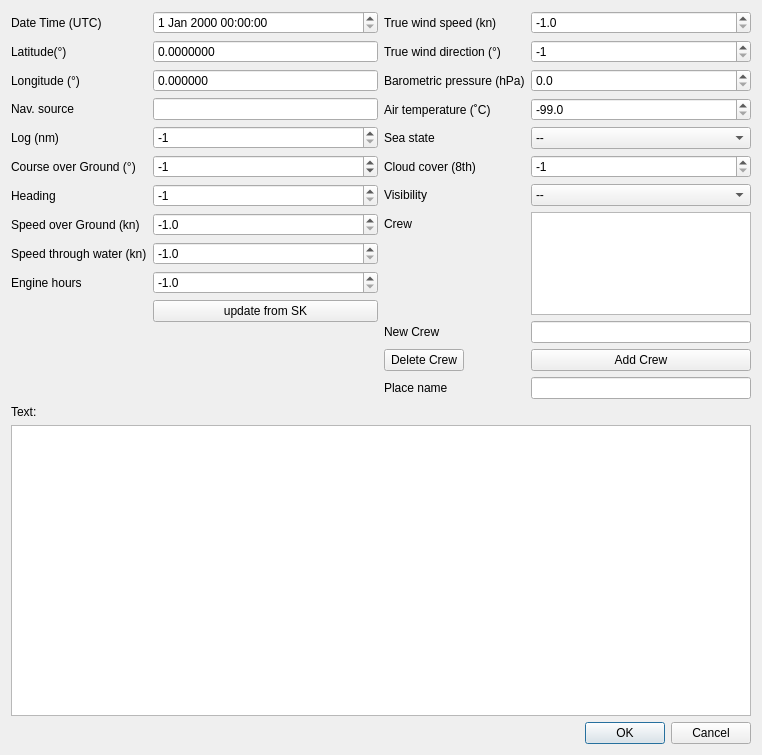
<?xml version="1.0" encoding="UTF-8"?>
<ui version="4.0">
 <class>EditDialog</class>
 <widget class="QDialog" name="EditDialog">
  <property name="geometry">
   <rect>
    <x>0</x>
    <y>0</y>
    <width>762</width>
    <height>755</height>
   </rect>
  </property>
  <property name="windowTitle">
   <string>Dialog</string>
  </property>
  <layout class="QVBoxLayout" name="verticalLayout">
   <item>
    <layout class="QHBoxLayout" name="horizontalLayout">
     <item>
      <layout class="QFormLayout" name="formLayout">
       <item row="0" column="0">
        <widget class="QLabel" name="label">
         <property name="text">
          <string>Date Time (UTC)</string>
         </property>
        </widget>
       </item>
       <item row="0" column="1">
        <widget class="QDateTimeEdit" name="dateTimeEdit">
         <property name="timeSpec">
          <enum>Qt::TimeSpec::LocalTime</enum>
         </property>
        </widget>
       </item>
       <item row="1" column="0">
        <widget class="QLabel" name="label_4">
         <property name="text">
          <string>Latitude(°)</string>
         </property>
        </widget>
       </item>
       <item row="1" column="1">
        <widget class="QDoubleSpinBox" name="latEdit">
         <property name="buttonSymbols">
          <enum>QAbstractSpinBox::ButtonSymbols::NoButtons</enum>
         </property>
         <property name="decimals">
          <number>7</number>
         </property>
         <property name="minimum">
          <double>-90.000000000000000</double>
         </property>
         <property name="maximum">
          <double>90.000000000000000</double>
         </property>
        </widget>
       </item>
       <item row="2" column="0">
        <widget class="QLabel" name="label_3">
         <property name="text">
          <string>Longitude (°)</string>
         </property>
        </widget>
       </item>
       <item row="2" column="1">
        <widget class="QDoubleSpinBox" name="lonEdit">
         <property name="buttonSymbols">
          <enum>QAbstractSpinBox::ButtonSymbols::NoButtons</enum>
         </property>
         <property name="decimals">
          <number>6</number>
         </property>
         <property name="minimum">
          <double>-180.000000000000000</double>
         </property>
         <property name="maximum">
          <double>180.000000000000000</double>
         </property>
        </widget>
       </item>
       <item row="3" column="0">
        <widget class="QLabel" name="label_19">
         <property name="text">
          <string>Nav. source</string>
         </property>
        </widget>
       </item>
       <item row="3" column="1">
        <widget class="QLineEdit" name="sourceEdit"/>
       </item>
       <item row="4" column="0">
        <widget class="QLabel" name="label_5">
         <property name="text">
          <string>Log (nm)</string>
         </property>
        </widget>
       </item>
       <item row="4" column="1">
        <widget class="QSpinBox" name="logEdit">
         <property name="buttonSymbols">
          <enum>QAbstractSpinBox::ButtonSymbols::UpDownArrows</enum>
         </property>
         <property name="minimum">
          <number>-1</number>
         </property>
         <property name="maximum">
          <number>10000000</number>
         </property>
         <property name="value">
          <number>-1</number>
         </property>
        </widget>
       </item>
       <item row="5" column="0">
        <widget class="QLabel" name="label_7">
         <property name="text">
          <string>Course over Ground (°)</string>
         </property>
        </widget>
       </item>
       <item row="5" column="1">
        <widget class="QSpinBox" name="cogEdit">
         <property name="wrapping">
          <bool>true</bool>
         </property>
         <property name="buttonSymbols">
          <enum>QAbstractSpinBox::ButtonSymbols::UpDownArrows</enum>
         </property>
         <property name="minimum">
          <number>-1</number>
         </property>
         <property name="maximum">
          <number>359</number>
         </property>
         <property name="value">
          <number>-1</number>
         </property>
        </widget>
       </item>
       <item row="6" column="0">
        <widget class="QLabel" name="label_15">
         <property name="text">
          <string>Heading</string>
         </property>
        </widget>
       </item>
       <item row="6" column="1">
        <widget class="QSpinBox" name="headingEdit">
         <property name="buttonSymbols">
          <enum>QAbstractSpinBox::ButtonSymbols::UpDownArrows</enum>
         </property>
         <property name="minimum">
          <number>-1</number>
         </property>
         <property name="maximum">
          <number>359</number>
         </property>
         <property name="value">
          <number>-1</number>
         </property>
        </widget>
       </item>
       <item row="7" column="0">
        <widget class="QLabel" name="label_2">
         <property name="text">
          <string>Speed over Ground (kn)</string>
         </property>
        </widget>
       </item>
       <item row="7" column="1">
        <widget class="QDoubleSpinBox" name="sogEdit">
         <property name="decimals">
          <number>1</number>
         </property>
         <property name="minimum">
          <double>-1.000000000000000</double>
         </property>
         <property name="singleStep">
          <double>0.100000000000000</double>
         </property>
         <property name="value">
          <double>-1.000000000000000</double>
         </property>
        </widget>
       </item>
       <item row="8" column="0">
        <widget class="QLabel" name="label_8">
         <property name="text">
          <string>Speed through water (kn)</string>
         </property>
        </widget>
       </item>
       <item row="8" column="1">
        <widget class="QDoubleSpinBox" name="stwEdit">
         <property name="decimals">
          <number>1</number>
         </property>
         <property name="minimum">
          <double>-1.000000000000000</double>
         </property>
         <property name="singleStep">
          <double>0.100000000000000</double>
         </property>
         <property name="value">
          <double>-1.000000000000000</double>
         </property>
        </widget>
       </item>
       <item row="9" column="0">
        <widget class="QLabel" name="label_6">
         <property name="text">
          <string>Engine hours</string>
         </property>
        </widget>
       </item>
       <item row="9" column="1">
        <widget class="QDoubleSpinBox" name="engineEdit">
         <property name="decimals">
          <number>1</number>
         </property>
         <property name="minimum">
          <double>-1.000000000000000</double>
         </property>
         <property name="maximum">
          <double>1000000.000000000000000</double>
         </property>
         <property name="value">
          <double>-1.000000000000000</double>
         </property>
        </widget>
       </item>
       <item row="10" column="1">
        <widget class="QPushButton" name="updateButton">
         <property name="text">
          <string>update from SK</string>
         </property>
        </widget>
       </item>
      </layout>
     </item>
     <item>
      <layout class="QFormLayout" name="formLayout_2">
       <item row="0" column="0">
        <widget class="QLabel" name="label_10">
         <property name="text">
          <string>True wind speed (kn)</string>
         </property>
        </widget>
       </item>
       <item row="0" column="1">
        <widget class="QDoubleSpinBox" name="twsEdit">
         <property name="toolTip">
          <string>TWS in Knots</string>
         </property>
         <property name="toolTipDuration">
          <number>3000</number>
         </property>
         <property name="accessibleDescription">
          <string/>
         </property>
         <property name="layoutDirection">
          <enum>Qt::LayoutDirection::LeftToRight</enum>
         </property>
         <property name="buttonSymbols">
          <enum>QAbstractSpinBox::ButtonSymbols::UpDownArrows</enum>
         </property>
         <property name="specialValueText">
          <string/>
         </property>
         <property name="decimals">
          <number>1</number>
         </property>
         <property name="minimum">
          <double>-1.000000000000000</double>
         </property>
         <property name="singleStep">
          <double>0.100000000000000</double>
         </property>
         <property name="value">
          <double>-1.000000000000000</double>
         </property>
        </widget>
       </item>
       <item row="1" column="0">
        <widget class="QLabel" name="label_11">
         <property name="text">
          <string>True wind direction (°)</string>
         </property>
        </widget>
       </item>
       <item row="1" column="1">
        <widget class="QSpinBox" name="twdEdit">
         <property name="cursor">
          <cursorShape>ArrowCursor</cursorShape>
         </property>
         <property name="minimum">
          <number>-1</number>
         </property>
         <property name="maximum">
          <number>359</number>
         </property>
         <property name="value">
          <number>-1</number>
         </property>
        </widget>
       </item>
       <item row="2" column="0">
        <widget class="QLabel" name="label_13">
         <property name="text">
          <string>Barometric pressure (hPa)</string>
         </property>
        </widget>
       </item>
       <item row="2" column="1">
        <widget class="QDoubleSpinBox" name="pressureEdit">
         <property name="decimals">
          <number>1</number>
         </property>
         <property name="minimum">
          <double>0.000000000000000</double>
         </property>
         <property name="maximum">
          <double>1084.000000000000000</double>
         </property>
         <property name="stepType">
          <enum>QAbstractSpinBox::StepType::DefaultStepType</enum>
         </property>
         <property name="value">
          <double>0.000000000000000</double>
         </property>
        </widget>
       </item>
       <item row="4" column="0">
        <widget class="QLabel" name="label_17">
         <property name="text">
          <string>Sea state</string>
         </property>
        </widget>
       </item>
       <item row="4" column="1">
        <widget class="QComboBox" name="seastateBox">
         <property name="currentText">
          <string>--</string>
         </property>
         <item>
          <property name="text">
           <string>--</string>
          </property>
         </item>
         <item>
          <property name="text">
           <string>Calm (glassy) 0m</string>
          </property>
         </item>
         <item>
          <property name="text">
           <string>Calm (rippled) 0 - 0.1m</string>
          </property>
         </item>
         <item>
          <property name="text">
           <string>Smooth (wavelets) 0.1 - 0.5m</string>
          </property>
         </item>
         <item>
          <property name="text">
           <string>Slight 0.5 - 1.25m</string>
          </property>
         </item>
         <item>
          <property name="text">
           <string>Moderate 1.25 - 2.5m</string>
          </property>
         </item>
         <item>
          <property name="text">
           <string>Rough 2.5 - 4m</string>
          </property>
         </item>
         <item>
          <property name="text">
           <string>Very Rough 4 -6m</string>
          </property>
         </item>
         <item>
          <property name="text">
           <string>High  6 - 9</string>
          </property>
         </item>
         <item>
          <property name="text">
           <string>Very high 9-14m</string>
          </property>
         </item>
         <item>
          <property name="text">
           <string>Phenomenal &gt;14m</string>
          </property>
         </item>
        </widget>
       </item>
       <item row="5" column="0">
        <widget class="QLabel" name="label_16">
         <property name="text">
          <string>Cloud cover (8th)</string>
         </property>
        </widget>
       </item>
       <item row="5" column="1">
        <widget class="QSpinBox" name="cloudcoverSpinBox">
         <property name="inputMethodHints">
          <set>Qt::InputMethodHint::ImhDigitsOnly</set>
         </property>
         <property name="minimum">
          <number>-1</number>
         </property>
         <property name="maximum">
          <number>8</number>
         </property>
         <property name="stepType">
          <enum>QAbstractSpinBox::StepType::AdaptiveDecimalStepType</enum>
         </property>
         <property name="value">
          <number>-1</number>
         </property>
        </widget>
       </item>
       <item row="6" column="0">
        <widget class="QLabel" name="label_9">
         <property name="text">
          <string>Visibility</string>
         </property>
        </widget>
       </item>
       <item row="6" column="1">
        <widget class="QComboBox" name="visibilityBox">
         <property name="minimumSize">
          <size>
           <width>220</width>
           <height>0</height>
          </size>
         </property>
         <item>
          <property name="text">
           <string>--</string>
          </property>
         </item>
         <item>
          <property name="text">
           <string>Dense Fog &lt;50m</string>
          </property>
         </item>
         <item>
          <property name="text">
           <string>Thick Fog 50-200m</string>
          </property>
         </item>
         <item>
          <property name="text">
           <string>Moderate Fog 200-500m</string>
          </property>
         </item>
         <item>
          <property name="text">
           <string>Light Fog 0,5-1km</string>
          </property>
         </item>
         <item>
          <property name="text">
           <string>Thin Fog 1-2km</string>
          </property>
         </item>
         <item>
          <property name="text">
           <string>Haze 2-4km</string>
          </property>
         </item>
         <item>
          <property name="text">
           <string>Light Haze 4-10km</string>
          </property>
         </item>
         <item>
          <property name="text">
           <string>Clear 10-20km</string>
          </property>
         </item>
         <item>
          <property name="text">
           <string>Very Clear 20-50km</string>
          </property>
         </item>
         <item>
          <property name="text">
           <string>Exceptionally Clear &gt;50km</string>
          </property>
         </item>
        </widget>
       </item>
       <item row="7" column="0">
        <widget class="QLabel" name="label_12">
         <property name="text">
          <string>Crew</string>
         </property>
        </widget>
       </item>
       <item row="7" column="1">
        <widget class="QListWidget" name="crewBox">
         <property name="maximumSize">
          <size>
           <width>220</width>
           <height>103</height>
          </size>
         </property>
        </widget>
       </item>
       <item row="9" column="0">
        <widget class="QLabel" name="label_20">
         <property name="text">
          <string>New Crew</string>
         </property>
        </widget>
       </item>
       <item row="9" column="1">
        <widget class="QLineEdit" name="crewEdit">
         <property name="minimumSize">
          <size>
           <width>220</width>
           <height>0</height>
          </size>
         </property>
        </widget>
       </item>
       <item row="10" column="1">
        <widget class="QPushButton" name="addCrewButton">
         <property name="text">
          <string>Add Crew</string>
         </property>
        </widget>
       </item>
       <item row="10" column="0">
        <widget class="QPushButton" name="delCrewButton">
         <property name="text">
          <string>Delete Crew</string>
         </property>
        </widget>
       </item>
       <item row="3" column="1">
        <widget class="QDoubleSpinBox" name="airtempSpinBox">
         <property name="decimals">
          <number>1</number>
         </property>
         <property name="minimum">
          <double>-99.000000000000000</double>
         </property>
         <property name="maximum">
          <double>98.000000000000000</double>
         </property>
         <property name="singleStep">
          <double>0.100000000000000</double>
         </property>
         <property name="value">
          <double>-99.000000000000000</double>
         </property>
        </widget>
       </item>
       <item row="3" column="0">
        <widget class="QLabel" name="label_18">
         <property name="text">
          <string>Air temperature (˚C)</string>
         </property>
        </widget>
       </item>
       <item row="11" column="0">
        <widget class="QLabel" name="label_21">
         <property name="text">
          <string>Place name</string>
         </property>
        </widget>
       </item>
       <item row="11" column="1">
        <widget class="QLineEdit" name="lineEdit_place">
         <property name="minimumSize">
          <size>
           <width>220</width>
           <height>0</height>
          </size>
         </property>
        </widget>
       </item>
      </layout>
     </item>
    </layout>
   </item>
   <item>
    <widget class="QLabel" name="label_14">
     <property name="text">
      <string>Text:</string>
     </property>
    </widget>
   </item>
   <item>
    <widget class="QPlainTextEdit" name="TextEdit"/>
   </item>
   <item>
    <widget class="QDialogButtonBox" name="buttonBox">
     <property name="orientation">
      <enum>Qt::Orientation::Horizontal</enum>
     </property>
     <property name="standardButtons">
      <set>QDialogButtonBox::StandardButton::Cancel|QDialogButtonBox::StandardButton::Ok</set>
     </property>
     <property name="centerButtons">
      <bool>false</bool>
     </property>
    </widget>
   </item>
  </layout>
 </widget>
 <resources/>
 <connections>
  <connection>
   <sender>buttonBox</sender>
   <signal>accepted()</signal>
   <receiver>EditDialog</receiver>
   <slot>accept()</slot>
   <hints>
    <hint type="sourcelabel">
     <x>230</x>
     <y>582</y>
    </hint>
    <hint type="destinationlabel">
     <x>157</x>
     <y>274</y>
    </hint>
   </hints>
  </connection>
  <connection>
   <sender>buttonBox</sender>
   <signal>rejected()</signal>
   <receiver>EditDialog</receiver>
   <slot>reject()</slot>
   <hints>
    <hint type="sourcelabel">
     <x>298</x>
     <y>588</y>
    </hint>
    <hint type="destinationlabel">
     <x>286</x>
     <y>274</y>
    </hint>
   </hints>
  </connection>
 </connections>
</ui>
